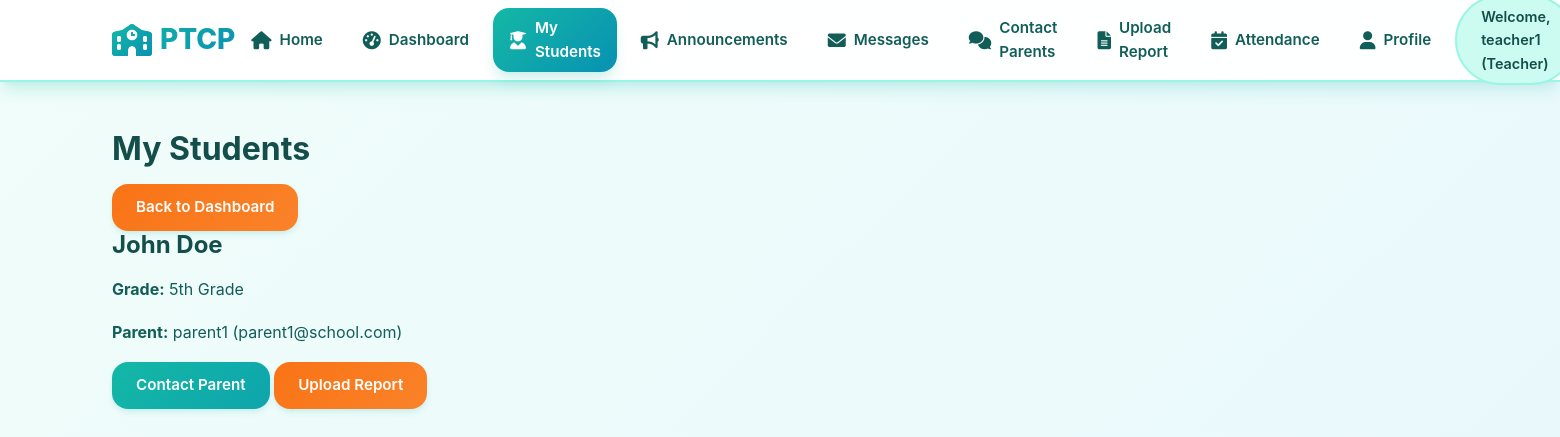
/teacher/view_students (signed in), run on the app's committed database.
### models/user_model.py (models this page shows, shortened)
class User(UserMixin, db.Model):
    id = db.Column(db.Integer, primary_key=True)
    username = db.Column(db.String(64), unique=True, nullable=False)
    email = db.Column(db.String(120), unique=True, nullable=False)
    password_hash = db.Column(db.String(128))
    role = db.Column(db.String(20), nullable=False)  # 'teacher', 'parent', 'admin'
    is_active = db.Column(db.Boolean, default=True)

### models/student_model.py (models this page shows, shortened)
class Student(db.Model):
    id = db.Column(db.Integer, primary_key=True)
    name = db.Column(db.String(100), nullable=False)
    grade = db.Column(db.String(20), nullable=False)
    parent_id = db.Column(db.Integer, db.ForeignKey('user.id'), nullable=False)
    teacher_id = db.Column(db.Integer, db.ForeignKey('user.id'), nullable=False)
    parent = db.relationship('User', foreign_keys=[parent_id], backref='children')
    teacher = db.relationship('User', foreign_keys=[teacher_id], backref='students')

### routes/teacher_routes.py (the view)
@teacher_bp.route('/view_students')
@login_required
def view_students():
    if current_user.role != 'teacher':
        return redirect(url_for('main.index'))
    students = Student.query.filter_by(teacher_id=current_user.id).all()
    return render_template('teacher/view_students.html', students=students)

### app.py (called while the page is built)
@login_manager.user_loader
def load_user(user_id):
    from models.user_model import User
    return User.query.get(int(user_id))

### templates/teacher/view_students.html (shortened to what this page needs)
{% extends "base.html" %}
{% block content %}
<div class="students-list">
    <h2>My Students</h2>
    <a href="{{ url_for('teacher.dashboard') }}" class="btn btn-secondary">Back to Dashboard</a>
    <div class="students-grid">
        {% for student in students %}
            <div class="student-card">
                <h3>{{ student.name }}</h3>
                <p><strong>Grade:</strong> {{ student.grade }}</p>
                <p><strong>Parent:</strong> {{ student.parent.username }} ({{ student.parent.email }})</p>
                <div class="student-actions">
                    <a href="{{ url_for('teacher.send_message_to_parent', parent_id=student.parent_id) }}" class="btn btn-primary">Contact Parent</a>
                    <a href="{{ url_for('teacher.upload_report') }}" class="btn btn-secondary">Upload Report</a>
                </div>
            </div>
        {% endfor %}
    </div>
</div>
{% endblock %}

### templates/base.html (shortened to what this page needs)
<!DOCTYPE html>
<html lang="en">
<head>
    <link rel="stylesheet" href="{{ url_for('static', filename='css/style.css') }}">
    <link rel="stylesheet" href="https://cdnjs.cloudflare.com/ajax/libs/font-awesome/6.0.0/css/all.min.css">
</head>
<body>
    {% if current_user.is_authenticated %}
    <div class="full-width-layout">
        <header class="top-nav">
            <div class="nav-container">
                <h1><i class="fas fa-school"></i> PTCP</h1>
                <nav class="main-nav">
                    <ul>
                        <li>
                            <a href="{{ url_for('main.index') }}" class="{% if request.endpoint == 'main.index' %}active{% endif %}">
                                <i class="fas fa-home"></i> Home
                            </a>
                        </li>
                        {% if current_user.role == 'admin' %}
                            <li>
                                <a href="{{ url_for('admin.dashboard') }}" class="{% if 'admin' in request.endpoint %}active{% endif %}">
                                    <i class="fas fa-tachometer-alt"></i> Dashboard
                                </a>
                            </li>
                            <li>
                                <a href="{{ url_for('admin.manage_users') }}" class="{% if request.endpoint == 'admin.manage_users' %}active{% endif %}">
                                    <i class="fas fa-users"></i> Manage Users
                                </a>
                            </li>
                            <li>
                                <a href="{{ url_for('admin.manage_students') }}" class="{% if request.endpoint == 'admin.manage_students' %}active{% endif %}">
                                    <i class="fas fa-user-graduate"></i> Manage Students
                                </a>
                            </li>
                            <li>
                                <a href="{{ url_for('admin.view_logs') }}" class="{% if request.endpoint == 'admin.view_logs' %}active{% endif %}">
                                    <i class="fas fa-history"></i> Activity Logs
                                </a>
                            </li>
                        {% elif current_user.role == 'teacher' %}
                            <li>
                                <a href="{{ url_for('teacher.dashboard') }}" class="{% if request.endpoint == 'teacher.dashboard' %}active{% endif %}">
                                    <i class="fas fa-tachometer-alt"></i> Dashboard
                                </a>
                            </li>
                            <li>
                                <a href="{{ url_for('teacher.view_students') }}" class="{% if request.endpoint == 'teacher.view_students' %}active{% endif %}">
                                    <i class="fas fa-user-graduate"></i> My Students
                                </a>
                            </li>
                            <li>
                                <a href="{{ url_for('teacher.announcements') }}" class="{% if request.endpoint == 'teacher.announcements' %}active{% endif %}">
                                    <i class="fas fa-bullhorn"></i> Announcements
                                </a>
                            </li>
                            <li>
                                <a href="{{ url_for('teacher.view_messages') }}" class="{% if request.endpoint == 'teacher.view_messages' %}active{% endif %}">
                                    <i class="fas fa-envelope"></i> Messages
                                </a>
                            </li>
                            <li>
                                <a href="{{ url_for('teacher.contact_parents') }}" class="{% if request.endpoint == 'teacher.contact_parents' %}active{% endif %}">
                                    <i class="fas fa-comments"></i> Contact Parents
                                </a>
                            </li>
                            <li>
                                <a href="{{ url_for('teacher.upload_report') }}" class="{% if request.endpoint == 'teacher.upload_report' %}active{% endif %}">
                                    <i class="fas fa-file-alt"></i> Upload Report
                                </a>
                            </li>
                            <li>
                                <a href="{{ url_for('teacher.attendance') }}" class="{% if request.endpoint == 'teacher.attendance' %}active{% endif %}">
                                    <i class="fas fa-calendar-check"></i> Attendance
                                </a>
                            </li>
                            <li>
                                <a href="{{ url_for('teacher.profile') }}" class="{% if request.endpoint == 'teacher.profile' %}active{% endif %}">
                                    <i class="fas fa-user"></i> Profile
                                </a>
                            </li>
                        {% endif %}
                        <li class="user-info">
                            <span>Welcome, {{ current_user.username }} ({{ current_user.role.title() }})</span>
                        </li>
                    </ul>
                </nav>
            </div>
        </header>
        <main class="main-content-full">
            <div class="content-body">
                {% block content %}{% endblock %}
            </div>
        </main>
    </div>
    {% endif %}
</body>
</html>

### data on the page
User: username "teacher1", role "Teacher"
Student: name "John Doe", grade "5th Grade", parent.username "parent1", parent.email "parent1@school.com"
